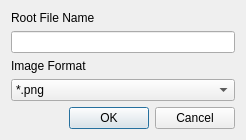
<?xml version="1.0" encoding="UTF-8"?>
<ui version="4.0">
 <class>rootFileDialog</class>
 <widget class="QDialog" name="rootFileDialog">
  <property name="geometry">
   <rect>
    <x>0</x>
    <y>0</y>
    <width>246</width>
    <height>135</height>
   </rect>
  </property>
  <property name="windowTitle">
   <string>File Name Root</string>
  </property>
  <layout class="QVBoxLayout" name="verticalLayout">
   <item>
    <widget class="QLabel" name="label">
     <property name="text">
      <string>Root File Name</string>
     </property>
    </widget>
   </item>
   <item>
    <widget class="QLineEdit" name="lineEdit"/>
   </item>
   <item>
    <widget class="QLabel" name="label_2">
     <property name="text">
      <string>Image Format</string>
     </property>
    </widget>
   </item>
   <item>
    <widget class="QComboBox" name="comboBox">
     <item>
      <property name="text">
       <string>*.png</string>
      </property>
     </item>
     <item>
      <property name="text">
       <string>*.jpg</string>
      </property>
     </item>
     <item>
      <property name="text">
       <string>*.xpm</string>
      </property>
     </item>
    </widget>
   </item>
   <item>
    <widget class="QDialogButtonBox" name="buttonBox">
     <property name="orientation">
      <enum>Qt::Horizontal</enum>
     </property>
     <property name="standardButtons">
      <set>QDialogButtonBox::Cancel|QDialogButtonBox::Ok</set>
     </property>
    </widget>
   </item>
  </layout>
 </widget>
 <resources/>
 <connections>
  <connection>
   <sender>buttonBox</sender>
   <signal>accepted()</signal>
   <receiver>rootFileDialog</receiver>
   <slot>accept()</slot>
   <hints>
    <hint type="sourcelabel">
     <x>248</x>
     <y>254</y>
    </hint>
    <hint type="destinationlabel">
     <x>157</x>
     <y>274</y>
    </hint>
   </hints>
  </connection>
  <connection>
   <sender>buttonBox</sender>
   <signal>rejected()</signal>
   <receiver>rootFileDialog</receiver>
   <slot>reject()</slot>
   <hints>
    <hint type="sourcelabel">
     <x>316</x>
     <y>260</y>
    </hint>
    <hint type="destinationlabel">
     <x>286</x>
     <y>274</y>
    </hint>
   </hints>
  </connection>
 </connections>
</ui>
